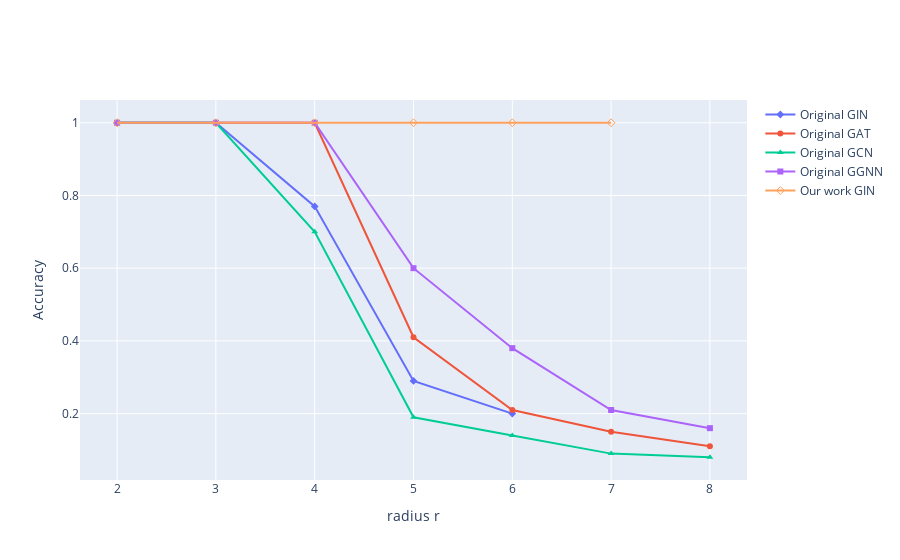
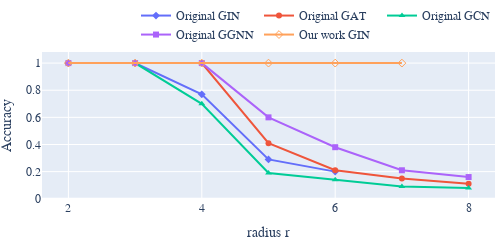

Source (notebook cell) for these figures, in order:
### Code cell
from plotly.subplots import make_subplots
fig = make_subplots()

original_gin = [1.0, 1.0,	0.77, 0.29,	0.20]
original_gat = [1.0,	1.0, 1.0, 0.41, 0.21, 0.15, 0.11]
original_ggnn =   [1.0, 1.0, 1.0, 0.60, 0.38, 0.21, 0.16]
original_gcn = [1.0, 1.0, 0.70,	0.19,	0.14,	0.09,	0.08]
our = [1.0, 1.0, 1.0, 1.0, 1.0, 1.0]
radii = [2.,3.,4.,5.,6.,7., 8.]
# Add traces
fig.add_trace(
    go.Scatter(x=radii, y=original_gin, name="Original GIN", mode='lines+markers', marker=dict(symbol="diamond") ) # marker_symbol="medal"),
   
)
fig.add_trace(
    go.Scatter(x=radii, y=original_gat, name="Original GAT", mode='lines+markers',  marker=dict(symbol="circle")) # marker_symbol="circle"),
   
)
fig.add_trace(
    go.Scatter(x=radii, y=original_gcn, name="Original GCN", mode='lines+markers',  marker=dict(symbol="triangle-up")) # marker_symbol="triangle"),
   
)
fig.add_trace(
    go.Scatter(x=radii, y=original_ggnn, name="Original GGNN", mode='lines+markers',  marker=dict(symbol="square")) # marker_symbol="square"),
   
)

fig.add_trace(
    go.Scatter(x=radii, y=our, name="Our work GIN", mode='lines+markers',  marker=dict(symbol="diamond-open")),
 
)
fig.update_yaxes(title='Accuracy')
fig.update_xaxes(title='radius r')
fig.show()
save_fig(fig, 'bottleneck')

### Figure 1 — Plotly figure (JSON) as saved in the notebook; plotly's stock layout.template omitted (floating-point values rounded to 4 significant figures)
{"data": [{"marker": {"symbol": "diamond"}, "mode": "lines+markers", "name": "Original GIN", "type": "scatter", "x": [2, 3, 4, 5, 6, 7, 8], "y": [1, 1, 0.77, 0.29, 0.2]}, {"marker": {"symbol": "circle"}, "mode": "lines+markers", "name": "Original GAT", "type": "scatter", "x": [2, 3, 4, 5, 6, 7, 8], "y": [1, 1, 1, 0.41, 0.21, 0.15, 0.11]}, {"marker": {"symbol": "triangle-up"}, "mode": "lines+markers", "name": "Original GCN", "type": "scatter", "x": [2, 3, 4, 5, 6, 7, 8], "y": [1, 1, 0.7, 0.19, 0.14, 0.09, 0.08]}, {"marker": {"symbol": "square"}, "mode": "lines+markers", "name": "Original GGNN", "type": "scatter", "x": [2, 3, 4, 5, 6, 7, 8], "y": [1, 1, 1, 0.6, 0.38, 0.21, 0.16]}, {"marker": {"symbol": "diamond-open"}, "mode": "lines+markers", "name": "Our work GIN", "type": "scatter", "x": [2, 3, 4, 5, 6, 7, 8], "y": [1, 1, 1, 1, 1, 1]}], "layout": {"xaxis": {"anchor": "y", "domain": [0, 1], "title": {"text": "radius r"}}, "yaxis": {"anchor": "x", "domain": [0, 1], "title": {"text": "Accuracy"}}}}

### Figure 2 — Plotly figure (JSON) as saved in the notebook; plotly's stock layout.template omitted (floating-point values rounded to 4 significant figures)
{"data": [{"marker": {"symbol": "diamond"}, "mode": "lines+markers", "name": "Original GIN", "type": "scatter", "x": [2, 3, 4, 5, 6, 7, 8], "y": [1, 1, 0.77, 0.29, 0.2]}, {"marker": {"symbol": "circle"}, "mode": "lines+markers", "name": "Original GAT", "type": "scatter", "x": [2, 3, 4, 5, 6, 7, 8], "y": [1, 1, 1, 0.41, 0.21, 0.15, 0.11]}, {"marker": {"symbol": "triangle-up"}, "mode": "lines+markers", "name": "Original GCN", "type": "scatter", "x": [2, 3, 4, 5, 6, 7, 8], "y": [1, 1, 0.7, 0.19, 0.14, 0.09, 0.08]}, {"marker": {"symbol": "square"}, "mode": "lines+markers", "name": "Original GGNN", "type": "scatter", "x": [2, 3, 4, 5, 6, 7, 8], "y": [1, 1, 1, 0.6, 0.38, 0.21, 0.16]}, {"marker": {"symbol": "diamond-open"}, "mode": "lines+markers", "name": "Our work GIN", "type": "scatter", "x": [2, 3, 4, 5, 6, 7, 8], "y": [1, 1, 1, 1, 1, 1]}], "layout": {"font": {"family": "Serif", "size": 12}, "height": 200, "legend": {"orientation": "h", "title": {"text": ""}, "x": 1, "xanchor": "right", "y": 1.02, "yanchor": "bottom"}, "margin": {"b": 1, "l": 5, "r": 5, "t": 1}, "showlegend": true, "title": {"text": ""}, "width": 500, "xaxis": {"anchor": "y", "domain": [0, 1], "title": {"text": "radius r"}}, "yaxis": {"anchor": "x", "domain": [0, 1], "nticks": 10, "title": {"text": "Accuracy"}}}}
